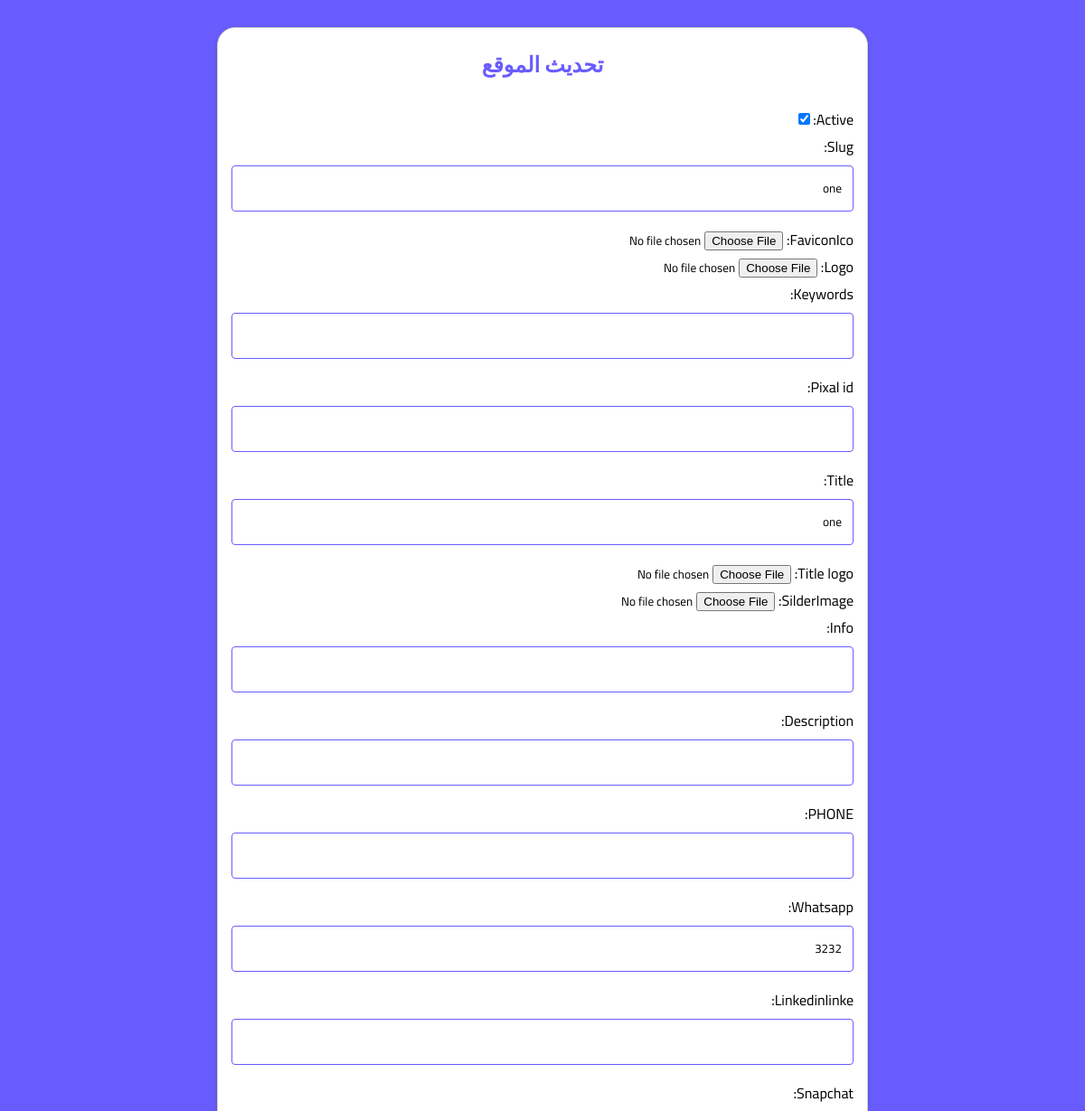
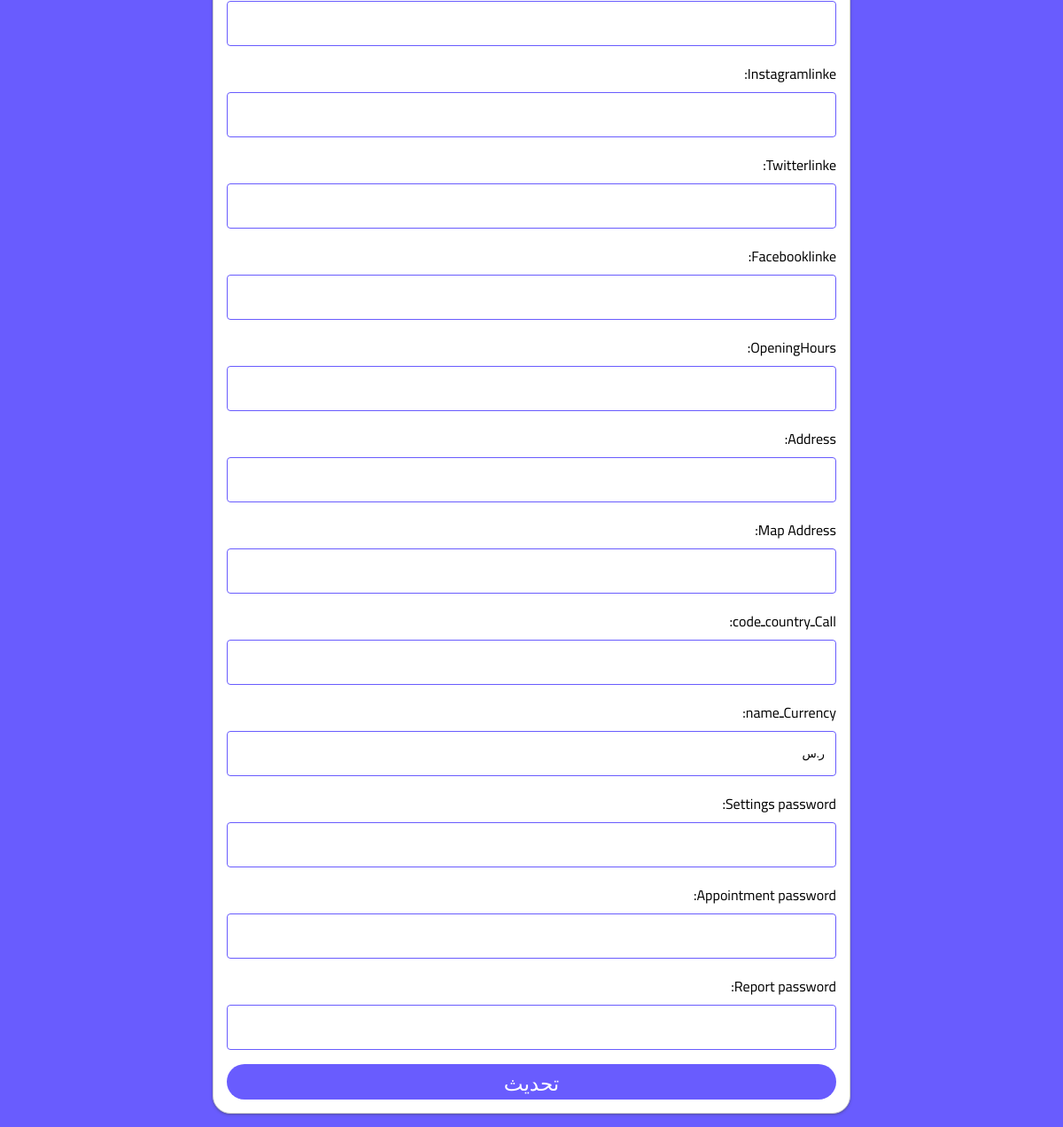
The page /Dashboard/update_admin/1/ (signed in) on the database its author committed (2 pictures, top to bottom).
### webs/models.py (models this page shows, shortened)
class WEB(models.Model):
    created_at = models.DateTimeField(auto_now_add=True)
    Employee_WEB = models.ForeignKey(Employee, on_delete=models.CASCADE, related_name='employee', blank=True, null=True)
    active = models.BooleanField(default=False)
    slug = models.CharField(max_length=50, unique=True, blank=True, null=True)
    FaviconIco= models.FileField(upload_to = "files/images/WEB/FaviconIco/%Y/%m/%d/",blank=True, null=True)
    logo = models.FileField(upload_to = "files/images/WEB/logo/%Y/%m/%d/",blank=True, null=True)
    keywords= models.CharField(max_length = 300,blank=True, null=True)
    pixal_id= models.CharField(max_length=500,blank=True, null=True)
    Title = models.CharField(max_length=100,blank=True, null=True)
    Title_logo = models.FileField(upload_to = "files/images/WEB/Title_logo/%Y/%m/%d/",blank=True, null=True)
    silderImage = models.FileField(upload_to = "files/images/WEB/silderImage/%Y/%m/%d/",blank=True, null=True)
    info = models.CharField(max_length = 300 ,blank=True, null=True)
    Description= models.CharField(max_length = 300 ,blank=True, null=True)
    PHONE = models.CharField(max_length = 300 ,blank=True, null=True)
    Whatsapp= models.CharField(max_length=500,blank=True, null=True)
    linkedinlinke= models.CharField(max_length=500,blank=True, null=True)
    snapchat= models.CharField(max_length=500,blank=True, null=True)
    instagramlinke= models.CharField(max_length=500,blank=True, null=True)
    Twitterlinke= models.CharField(max_length=500,blank=True, null=True)
    facebooklinke= models.CharField(max_length=500,blank=True, null=True)
    OpeningHours= models.CharField(max_length=500,blank=True, null=True)
    Address= models.CharField(max_length=500,blank=True, null=True)
    Map_Address= models.CharField(max_length=500,blank=True, null=True)
    callـcountryـcode= models.IntegerField(blank=True, null=True)
    currencyـname=models.CharField(max_length = 300 ,blank=True, null=True)
    settings_password= models.CharField(max_length = 300 ,blank=True, null=True)
    Appointment_password= models.CharField(max_length = 300 ,blank=True, null=True)
    Report_password= models.CharField(max_length = 300 ,blank=True, null=True)

### Dashboard/views/dashboard.py (the view)
@login_required
def update_web_admin(request, pk):
    web = get_object_or_404(WEB, pk=pk)
    if request.method == 'POST':
        form = WebForm(request.POST, request.FILES, instance=web)
        if form.is_valid():
            form.save()
            return redirect('Users:manager_dashboard')
    else:
        form = WebForm(instance=web)
    return render(request, 'web_form.html', {'form': form})

### Dashboard/forms.py
class WebForm(forms.ModelForm):
    class Meta:
        model = WEB
        fields = "__all__"
        exclude = ['Employee_WEB' ,'views','views_Categories','views_checkout','views_checkout','views_confirmation','Click_booking','Click_whatsapp','Click_whatsapp_Categories']

### templates/web_form.html (shortened to what this page needs)
{% load static %}
 <html dir="rtl" lang="ar">
<br>
   <div class="cardform">
     <h2 style=" text-align:center;color: #695cfe;margin-top:18px;">  تحديث الموقع</h2>
    <form method="post" >
      {{ form.as_p }}
      <button type="submit" class="buttonform">تحديث</button>
    </form>
     </div>
<br><br><br>

### templates/web_form.html (style rules this page uses)
* { margin: 0; padding: 0; box-sizing: border-box; font-family: 'Cairo', sans-serif; }
.cardform { width: 60%; background:#fff; box-shadow: rgba(60, 64, 67, 0.3) 0px 1px 2px 0px, rgba(60, 64, 67, 0.15) 0px 1px 3px 1px; border: 1px solid #ccc; border-radius: 20px; margin:auto; }
form { border-radius: 20px; padding: 15px; }
input[type=text], input[type=submit] { width: 100%; padding: 12px; margin: 8px 0; display: inline-block; border: 1px solid #695cfe; box-sizing: border-box; }
input[type=text], select, textarea, time, date { width: 100%; padding: 12px; border: 1px solid #695cfe; border-radius: 4px; box-sizing: border-box; margin-top: 6px; margin-bottom: 16px; resize: vertical; }
input[type=number] { width: 100%; padding: 12px; border: 1px solid #695cfe; border-radius: 4px; box-sizing: border-box; margin-top: 6px; margin-bottom: 16px; resize: vertical; }
input[type=checkbox] { margin-top: 16px; }
button { background-color: #695cfe; color: white; border: none; width: 100%; height: 40px; font-size: 23px; border-radius:20px 20px 20px 20px ; }

### rows shown on the page
WEB: active "☑", slug "one", Title "one", Whatsapp "3232", currencyـname "ر.س"
